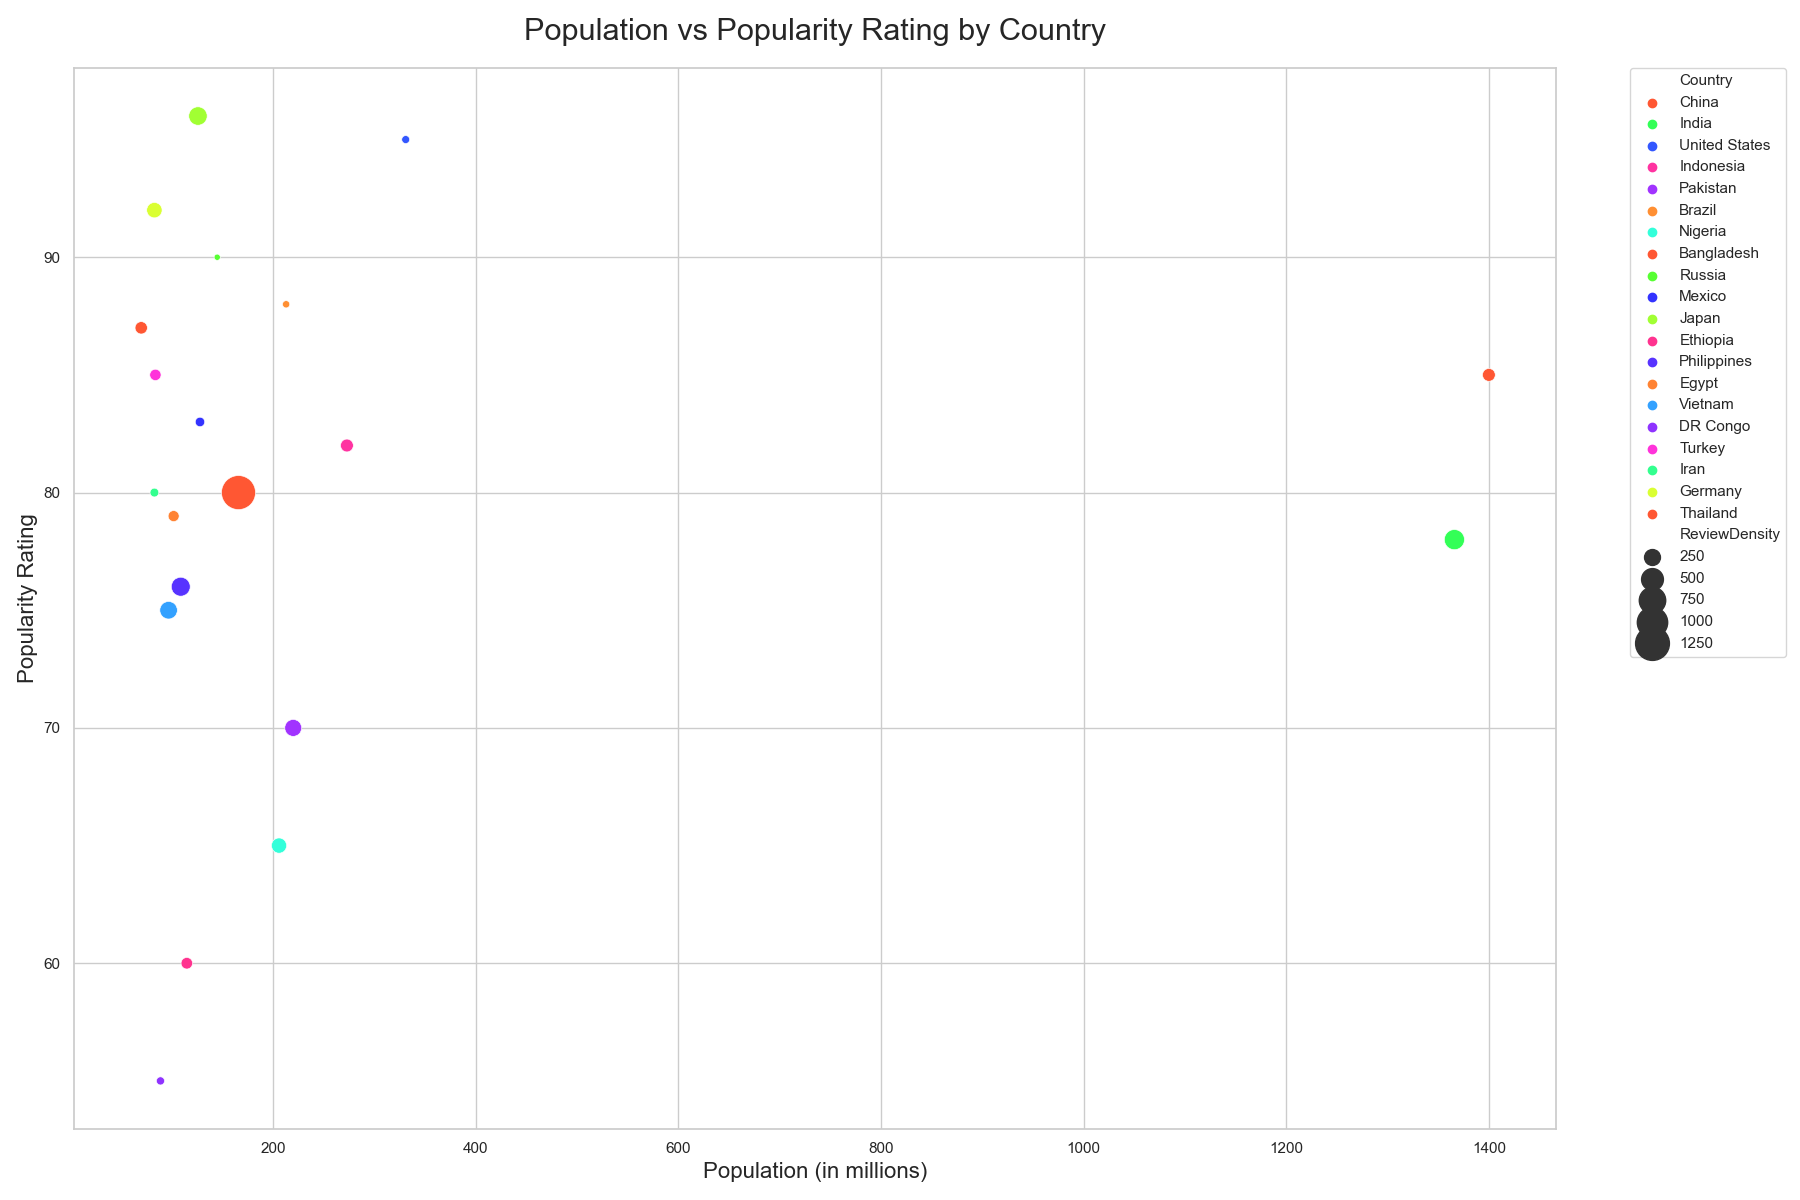

Generate this figure with Python:

import pandas as pd
import seaborn as sns
import matplotlib.pyplot as plt

# Create a DataFrame from the given data
data = {
    'Country': ['China', 'India', 'United States', 'Indonesia', 'Pakistan', 'Brazil', 'Nigeria', 'Bangladesh', 'Russia', 'Mexico', 'Japan', 'Ethiopia', 'Philippines', 'Egypt', 'Vietnam', 'DR Congo', 'Turkey', 'Iran', 'Germany', 'Thailand'],
    'Population': [1400, 1366, 331, 273, 220, 213, 206, 166, 145, 128, 126, 115, 109, 102, 97, 89, 84, 83, 83, 70],
    'PopularityRating': [85, 78, 95, 82, 70, 88, 65, 80, 90, 83, 96, 60, 76, 79, 75, 55, 85, 80, 92, 87],
    'RatingChange': [2, 1, 5, 3, 0, 4, -1, 2, 4, 3, 5, -2, 1, 2, 1, -3, 2, 1, 4, 3],
    'ReviewDensity': [150, 420, 36, 151, 286, 25, 226, 1265, 9, 66, 347, 115, 368, 102, 311, 40, 110, 52, 232, 137]
}
df = pd.DataFrame(data)

# Plot the bubble chart
plt.figure(figsize=(18, 12))
bubble_chart = sns.scatterplot(data=df, x='Population', y='PopularityRating', size='ReviewDensity', sizes=(20, 600), hue='Country', palette=['#FF5733', '#33FF57', '#3357FF', '#FF33A1', '#A133FF', '#FF8F33', '#33FFDA', '#FF5733', '#57FF33', '#3333FF', '#A1FF33', '#FF338F', '#5733FF', '#FF8333', '#33A1FF', '#8F33FF', '#FF33DA', '#33FF8F', '#DAFF33', '#FF5733'])

# Customizing the plot
plt.title('Population vs Popularity Rating by Country', fontsize=22, pad=20)
plt.xlabel('Population (in millions)', fontsize=16)
plt.ylabel('Popularity Rating', fontsize=16)
plt.legend(bbox_to_anchor=(1.05, 1), loc='upper left', borderaxespad=0)

# Show the plot
plt.tight_layout()
plt.show()
